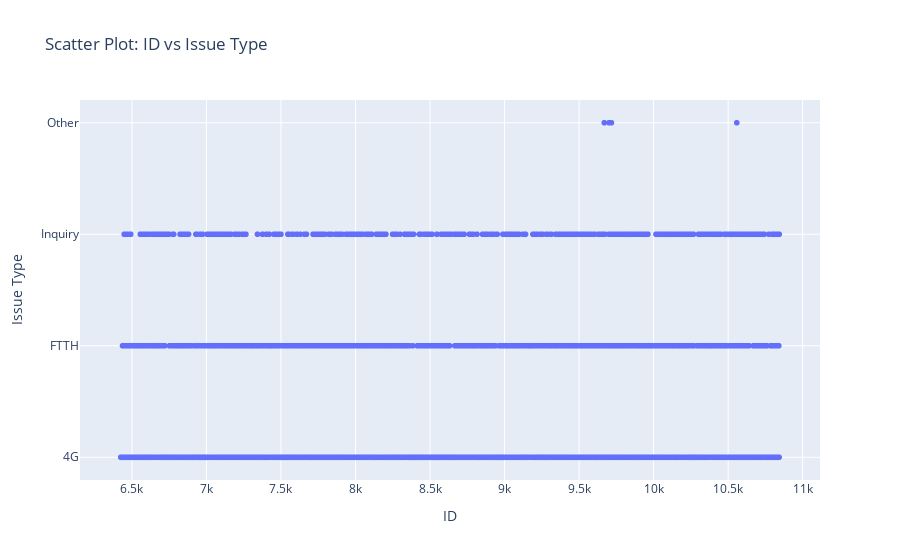

Source (notebook cell):
### Markdown cell above
BIVARIATE ANALYSIS

### Code cell
# 1. Scatter plot for numerical columns
scatter_fig = px.scatter(Telecom_2023, x='ID', y='Issue Type', title='Scatter Plot: ID vs Issue Type')
scatter_fig.show()

### Figure 1 — Plotly figure (JSON) as saved in the notebook; plotly's stock layout.template omitted (floating-point values rounded to 4 significant figures; data arrays with more than 128 entries replaced by an {"elided": "..."} marker saying what was removed)
{"data": [{"hovertemplate": "ID=%{x}<br>Issue Type=%{y}<extra></extra>", "legendgroup": "", "marker": {"color": "#636efa", "symbol": "circle"}, "mode": "markers", "name": "", "showlegend": false, "type": "scattergl", "x": {"elided": "4419 int values"}, "xaxis": "x", "y": {"elided": "4419 str values"}, "yaxis": "y"}], "layout": {"legend": {"tracegroupgap": 0}, "title": {"text": "Scatter Plot: ID vs Issue Type"}, "xaxis": {"anchor": "y", "domain": [0, 1], "title": {"text": "ID"}}, "yaxis": {"anchor": "x", "domain": [0, 1], "title": {"text": "Issue Type"}}}}
